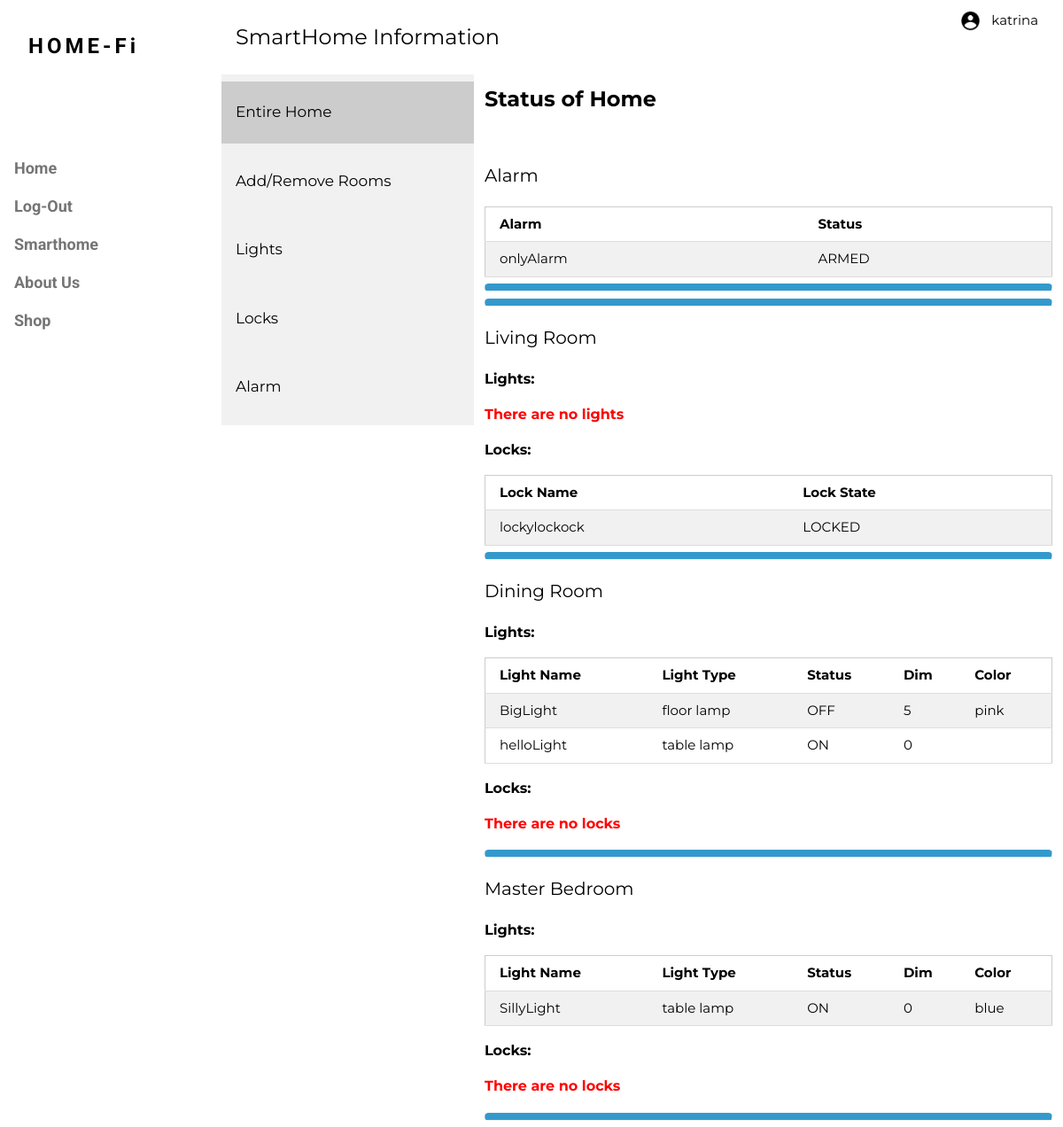
Page /status/ (signed in) on the earlier database version.
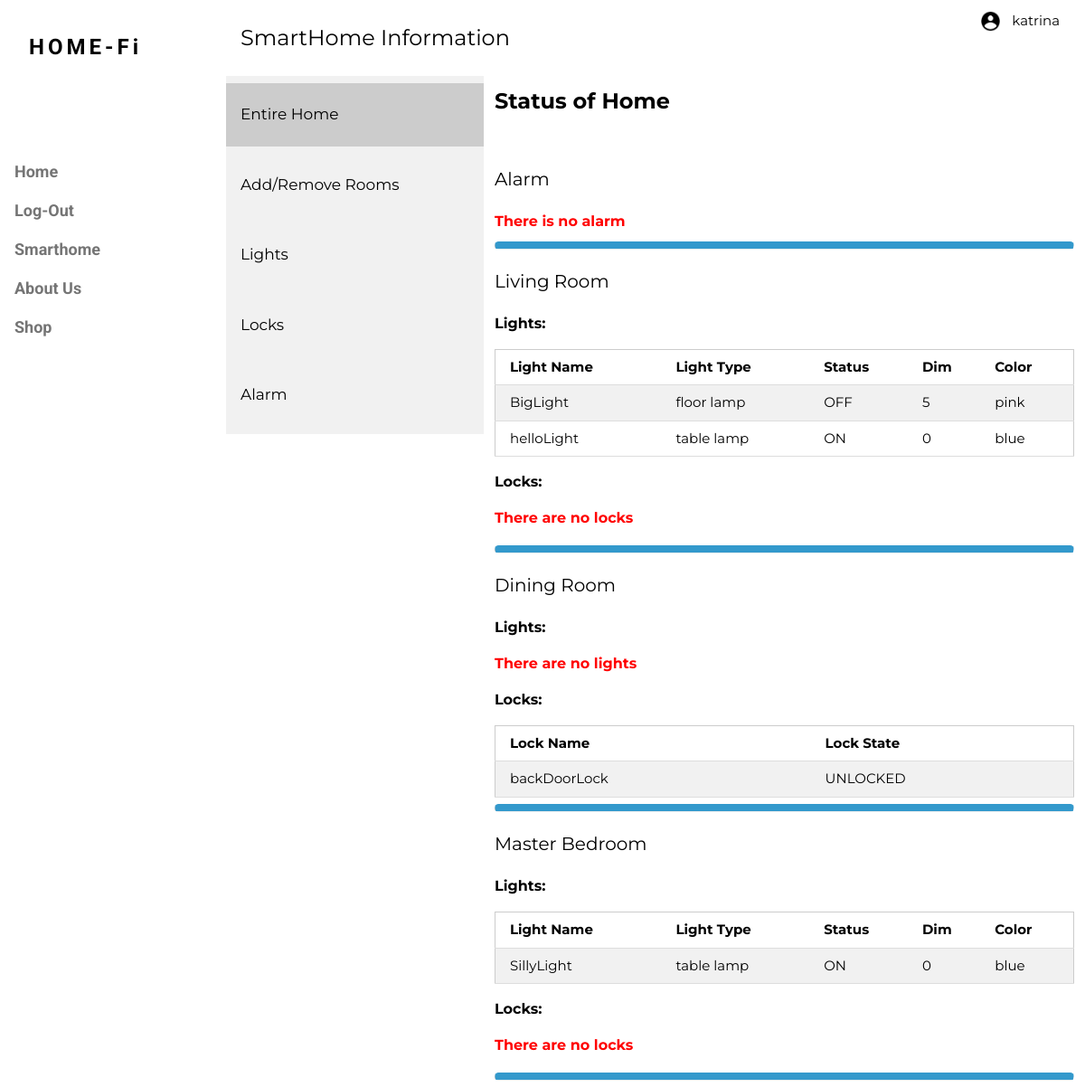
Same page on the later database version.
### homepg/models.py (models this page shows, shortened)
class Alarm(models.Model):
    owner = models.ForeignKey(User, on_delete=models.CASCADE)
    alarmName = models.CharField(max_length=20)
    state = models.BooleanField(default=0)
    code1 = models.PositiveIntegerField(default=0, validators=[MinValueValidator(1000), MaxValueValidator(9999)])
    code2 = models.PositiveIntegerField(default=0, validators=[MinValueValidator(1000), MaxValueValidator(9999)])
    code3 = models.PositiveIntegerField(default=0, validators=[MinValueValidator(1000), MaxValueValidator(9999)])
    code4 = models.PositiveIntegerField(default=0, validators=[MinValueValidator(1000), MaxValueValidator(9999)])

class Room(models.Model):
    owner = models.ForeignKey(User, on_delete=models.CASCADE)
    roomName = models.CharField(max_length=20)
    def __str__(self):
        return self.roomName

class Light(models.Model):
    owner = models.ForeignKey(User, on_delete=models.CASCADE)
    roomLoc = models.ForeignKey(Room, on_delete=models.CASCADE, null=True, blank=True)
    lightName = models.CharField(max_length=20)
    lightType = models.CharField(default='default light', max_length=20,
                                 choices=[('default light', 'default light'), ('floor lamp', 'floor lamp'),
                                          ('table lamp', 'table lamp'), ('ceiling light', 'ceiling light')])
    dimness = models.PositiveIntegerField(default=0, validators=[MinValueValidator(0), MaxValueValidator(100)])
    state = models.BooleanField(default=0)
    color = models.CharField(max_length=20)

class Lock(models.Model):
    owner = models.ForeignKey(User, on_delete=models.CASCADE)
    lockName = models.CharField(max_length=20)
    roomLoc = models.ForeignKey(Room, on_delete=models.CASCADE, null=True, blank=True)
    state = models.BooleanField(default=0)
    code1 = models.PositiveIntegerField(default=0, validators=[MinValueValidator(1000), MaxValueValidator(9999)])
    code2 = models.PositiveIntegerField(default=0, validators=[MinValueValidator(1000), MaxValueValidator(9999)])
    code3 = models.PositiveIntegerField(default=0, validators=[MinValueValidator(1000), MaxValueValidator(9999)])
    code4 = models.PositiveIntegerField(default=0, validators=[MinValueValidator(1000), MaxValueValidator(9999)])

### homepg/views.py (the view)
# urls.py: path("status/", views.status, name="status-page"),
def status(request):
    dbEntries = {
        'rooms': Room.objects.filter(owner=request.user),
        'lights': Light.objects.filter(owner=request.user),
        'locks': Lock.objects.filter(owner=request.user),
        'alarms': Alarm.objects.filter(owner=request.user),
    }
    return render(request, "homepg/smarthome.html", dbEntries)

### homepg/templatetags/homepg_extras.py (called while the page is built)
@register.simple_tag
def update_variable(value):
    return value

### homepg/templates/homepg/smarthome.html (shortened to what this page needs)
{% extends "homepg/base.html" %}
{% load homepg_extras %}
{% block content %}
	<header class="w3-container w3-xlarge">
		<p class="w3-left">SmartHome Information</p>
		<p class="w3-right">
			<table>
				<tr>
					<td>{% load static %}<img class="w3-icons" src="{% static 'images/UserIcon.png' %}" alt="Account Icon" style="float: right" /> </td>
					{% if user.is_authenticated %}
						<td style="font-size: 15px;padding:10px"> {{user.username}}</td>
					{% else %}
						<td style="font-size: 15px;padding:10px"> Guest </td>
					{% endif %}
				</tr>
			</table>
		</p>
	</header>
    <div class="tab">
	  <button class="tablinks" onclick="openTab(event, 'Entire Home')" id="defaultOpen">Entire Home</button>
	  <button class="tablinks" onclick="openTab(event, 'Rooms')"> Add/Remove Rooms</button>
	  <button class="tablinks" onclick="openTab(event, 'Lights')">Lights</button>
		<button class="tablinks" onclick="openTab(event, 'Locks')">Locks</button>
		<button class="tablinks" onclick="openTab(event, 'Alarm')">Alarm</button>
	</div>
	<div id="Entire Home" class="tabcontent" style="border:none">
	  <h3 style="font-weight:bold">Status of Home</h3><br>
		<p style="font-size:20px">Alarm</p>
		{% if alarms %}
			<table class="w3-table-all">
				<tr>
					<th>Alarm</th>
					<th>Status</th>
				</tr>
				{% for alarm in alarms %}
				<tr>
					<td> {{ alarm.alarmName }} </td>
					{% if alarm.state == True %}
						<td> ARMED </td>
					{% else %}
						<td> DISARMED </td>
					{% endif %}
				</tr>
				{% endfor %}
			</table>
			<hr style="  border-top: 8px solid #3399cc; border-radius: 5px;" />
		{% else %}
			<h6 style="color:red; font-weight:bold;">There is no alarm</h6>
		{% endif %}
		<hr style="  border-top: 8px solid #3399cc; border-radius: 5px;" />
            {% for room in rooms %}
                <p style="font-size:20px"> {{ room.roomName }} </p>
                <p style="font-size:16px; font-weight:bold"> Lights: </p>
			{% with True as flag %}
 			{% for light in lights%}
				{% if room.id == light.roomLoc.id %}
					{% if flag %}
						<table class="w3-table w3-table-all">
						<tr>
							<th>Light Name</th>
							<th> Light Type </th>
							<th>Status</th>
							<th>Dim</th>
							<th>Color</th>
						</tr>
						{% update_variable False as flag %}
                    {% endif %}
					<tr>
						<td> {{ light.lightName }} </td>
						<td> {{ light.lightType}}</td>
						{% if light.state == True %}
							<td> ON </td>
						{% else %}
							<td> OFF </td>
						{% endif %}
						<td> {{ light.dimness}} </td>
						<td> {{ light.color }}</td>
					</tr>
                     {% endif %}
				{% if forloop.last and flag %}
					<h6 style="color:red; font-weight:bold;">There are no lights</h6>
				{% endif %}
			{% empty %}
				<h6 style="color:red; font-weight:bold;">There are no lights</h6>
			{% endfor %}
				</table>
			{% endwith %}
				<p style="font-size:16px; font-weight:bold"> Locks: </p>
					<table class="w3-table w3-table-all">
			{% with True as flag %}
			{% for lock in locks%}
				{% if room.id == lock.roomLoc.id %}
					{% if flag %}
				<tr>
					<th>Lock Name</th>
					<th> Lock State </th>
				</tr>
					<tr>
						{% update_variable False as flag %}
				   {% endif %}
						<td> {{ lock.lockName }} </td>
						{% if lock.state == True %}
							<td> LOCKED </td>
						{% else %}
							<td> UNLOCKED </td>
						{% endif %}
					{% endif %}
					</tr>
				{% if forloop.last and flag %}
					<h6 style="color:red; font-weight:bold;">There are no locks</h6>
				{% endif %}
			{% empty %}
				<h6 style="color:red; font-weight:bold;">There are no locks</h6>
			{% endfor %}
				</table>
			{% endwith %}
		<hr style="  border-top: 8px solid #3399cc; border-radius: 5px;" />
            {% endfor %}
	</div>
{% endblock content %}

### homepg/templates/homepg/base.html (shortened to what this page needs)
<!doctype html>
<html>
<head>
{% load static %}
<link rel="stylesheet" href="{% static 'style.css' %}">
<link rel="stylesheet" href="https://cdnjs.cloudflare.com/ajax/libs/font-awesome/4.7.0/css/font-awesome.min.css">
</head>
<body class="w3-content" style="max-width:1200px">
	<nav class="w3-sidebar w3-bar-block w3-white w3-collapse w3-top" style="z-index:3;width:250px" id="mySidebar">
		<div class="w3-container w3-display-container w3-padding-16">
			<h3 class="w3-wide"><a href="{% url 'business-home' %}" class="w3-bar-item w3-button"><b>HOME-Fi</b></a></h3>
	  	</div>
	  	<div class="w3-padding-64 w3-large w3-text-grey" style="font-weight:bold">
			<a href="{% url 'business-home' %}" class="w3-bar-item w3-button">Home</a>
			{% if user.is_authenticated %}
				<a href="{% url 'logout' %}" class="w3-bar-item w3-button">Log-Out</a>
				<a href="{% url 'status-page' %}" class="w3-bar-item w3-button">Smarthome</a>
			{% else %}
				<a href="{% url 'user-login' %}" class="w3-bar-item w3-button">Log-In</a>
			{% endif %}
			<a href="{% url 'business-about' %}" class="w3-bar-item w3-button">About Us</a>
			<a href="{% url 'business-shop' %}" class="w3-bar-item w3-button">Shop</a>
		</div>
	</nav>
	<div class="w3-main" style="margin-left:250px">
      {% block content %}{% endblock %}
</div>
</body>
</html>

### homepg/static/style.css (style rules this page uses)
html { box-sizing:border-box }
*,*:before,*:after { box-sizing:inherit }
html { -ms-text-size-adjust:100%;-webkit-text-size-adjust:100% }
body { margin:0 }
article,aside,details,figcaption,figure,footer,header,main,menu,nav,section { display:block }
a { background-color:transparent }
b,strong { font-weight:bolder }
img { border-style:none }
button,input,select,textarea,optgroup { font:inherit;margin:0 }
button,input { overflow:visible }
button,select { text-transform:none }
button,[type=button],[type=reset],[type=submit] { -webkit-appearance:button }
html,body { font-family:Verdana,sans-serif;font-size:15px;line-height:1.5 }
html { overflow-x:hidden }
h3 { font-size:24px }
h6 { font-size:16px }
h1,h2,h3,h4,h5,h6 { font-family:"Segoe UI",Arial,sans-serif;font-weight:400;margin:10px 0 }
.w3-wide { letter-spacing:4px }
img { vertical-align:middle }
a { color:inherit }
.w3-icons { max-width:4%;height:auto }
.w3-table,.w3-table-all { border-collapse:collapse;border-spacing:0;width:100%;display:table }
.w3-table-all { border:1px solid #ccc }
.w3-bordered tr,.w3-table-all tr { border-bottom:1px solid #ddd }
.w3-table-all tr:nth-child(odd) { background-color:#fff }
.w3-table-all tr:nth-child(even) { background-color:#f1f1f1 }
.w3-table td,.w3-table th,.w3-table-all td,.w3-table-all th { padding:8px 8px;display:table-cell;text-align:left;vertical-align:top }
.w3-table th:first-child,.w3-table td:first-child,.w3-table-all th:first-child,.w3-table-all td:first-child { padding-left:16px }
.w3-btn,.w3-button { border:none;display:inline-block;padding:8px 16px;vertical-align:middle;overflow:hidden;text-decoration:none;color:inherit;background-color:inherit;text-align:center;cursor:pointer;white-space:nowrap }
.w3-btn,.w3-button { -webkit-touch-callout:none;-webkit-user-select:none;-khtml-user-select:none;-moz-user-select:none;-ms-user-select:none;user-select:none }
.w3-tooltip,.w3-display-container { position:relative }
.w3-sidebar { height:100%;width:200px;background-color:#fff;position:fixed!important;z-index:1;overflow:auto }
.w3-main,#main { transition:margin-left .4s }
.w3-bar-block .w3-bar-item { width:100%;display:block;padding:8px 16px;text-align:left;border:none;white-space:normal;float:none;outline:0 }
.w3-container:after,.w3-container:before,.w3-panel:after,.w3-panel:before,.w3-row:after,.w3-row:before,.w3-row-padding:after,.w3-row-padding:before, .w3-cell-row:before,.w3-cell-row:after,.w3-clear:after,.w3-clear:before,.w3-bar:before,.w3-bar:after { content:"";display:table;clear:both }
.w3-content,.w3-auto { margin-left:auto;margin-right:auto }
.w3-content { max-width:980px }
@media (min-width:993px) { .w3-sidebar.w3-collapse { display:block!important } }
.w3-top,.w3-bottom { position:fixed;width:100%;z-index:1 }
.w3-top { top:0 }
.w3-container,.w3-panel { padding:0.01em 16px }
.w3-large { font-size:18px!important }
.w3-xlarge { font-size:24px!important }
.w3-padding-16 { padding-top:16px!important;padding-bottom:16px!important }
.w3-padding-64 { padding-top:64px!important;padding-bottom:64px!important }
.w3-left { float:left!important }
.w3-right { float:right!important }
.w3-white,.w3-hover-white:hover { color:#000!important;background-color:#fff!important }
.w3-text-grey,.w3-hover-text-grey:hover,.w3-text-gray,.w3-hover-text-gray:hover { color:#757575!important }
button { background-color: #4CAF50; color: white; padding: 14px 20px; margin: 8px 0; border: none; cursor: pointer; width: 100%; }
.tab { float: left; border: none; outline: none; background-color: #f1f1f1; width: 30%; height: 100%; }
.tab button { display: block; background-color: inherit; color: black; padding: 22px 16px; width: 100%; border: none; outline: none; text-align: left; cursor: pointer; transition: 0.3s; font-size: 17px; }
.tab button.active { background-color: #ccc; }
.tabcontent { float: left; padding: 0px 12px; border: none; outline: none; width: 70%; height: 100%; }

### homepg/templates/homepg/base.html (style rules this page uses)
.w3-sidebar a { font-family: "Roboto", sans-serif }
body,h1,h2,h3,h4,h5,h6,.w3-wide { font-family: "Montserrat", sans-serif; }

Differences in the rows shown:
no longer on this page (row edited): Alarm: alarmName "onlyAlarm", state "ARMED"
removed Lock: shows "Lock Name", lockName "lockylockock", state "LOCKED", shows "There are no locks"
changed Room "Living Room": gains Light (shows "Light Name", lightName "BigLight", lightType "floor lamp", state "OFF", dimness "5", color "pink")
changed Light "helloLight": roomLoc_id 2 → 1 (drawn); color (not shown) → "blue"
added Lock: shows "There are no locks", shows "Lock Name", lockName "backDoorLock", state "UNLOCKED"
changed Room "Dining Room": loses Light (shows "Light Name", lightName "BigLight", lightType "floor lamp", state "OFF", dimness "5", color "pink")
Other differences:
text no longer shown: "Alarm Status"
text now shown: "There is no alarm"
